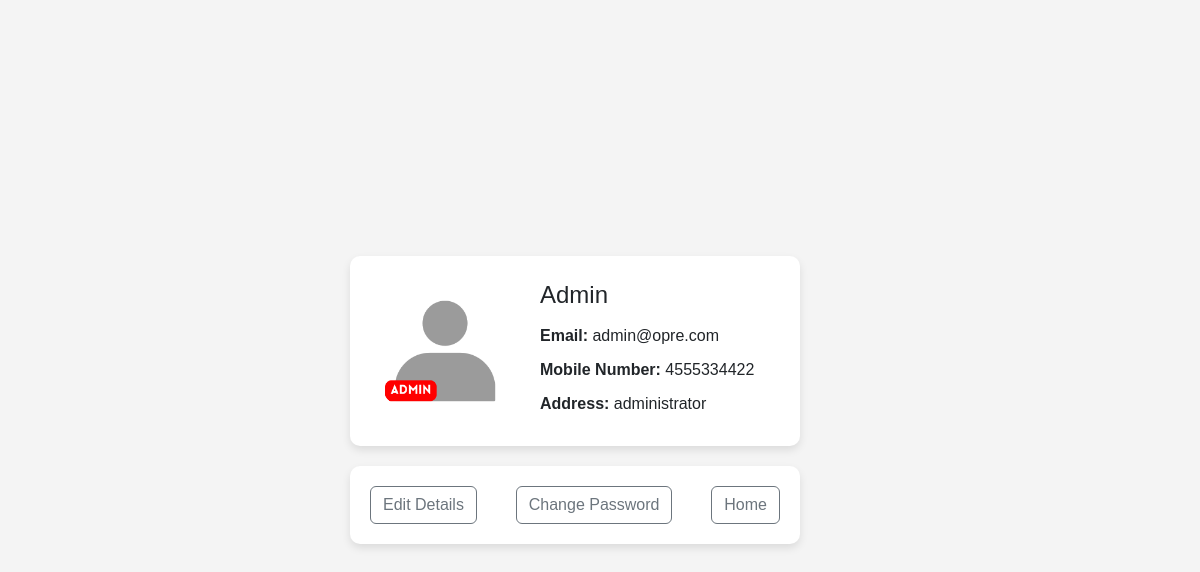
/admin/admin_profile.php (signed in), run on the app's committed database.
### tables this page shows
CREATE TABLE `users` (
  `userid` int(11) NOT NULL,
  `email` varchar(255) NOT NULL,
  `name` varchar(255) NOT NULL,
  `mob_no` varchar(15) NOT NULL,
  `address` text NOT NULL,
  `password` varchar(255) NOT NULL,
  `type` varchar(10) NOT NULL
);

### profile.php (called while the page is built, shortened)
<?php
include("connect.php");
class Profile{
    function viewProfile($uid){
        global $conn;
        $stmt = $conn->prepare("SELECT email,name,mob_no,address FROM users WHERE userid=?");
        $stmt->bind_param("s",$uid);
        $stmt->execute();
        $result = $stmt->get_result();
        if ($result->num_rows > 0){
            while ($row = $result->fetch_assoc()) {
                return $row;
            }
        }else{
            return [];
        }
    }
}
$user = new Profile();

### admin/admin_profile.php (the view, shortened to what this page needs)
<!DOCTYPE html>
<html lang="en">
<head>
    <link rel="stylesheet" href="../bootstrap/css/bootstrap.min.css">
    <link  rel="stylesheet" href="../style.css" type="text/css">
</head>
<body>
<?php
include('../profile.php');
$uid = intval($_SESSION['userid']);
$details = $user->viewProfile($uid);
?>
<div class="profile-container">
    <div class="profile-card">
    <div class="profile-photo">
        <img src="../res/user_icons/admin.png" alt="User Photo">
    </div>
    <div class="profile-details">
        <h2><?php echo $details['name']; ?></h2>
        <p><strong>Email:</strong> <?php echo $details['email']; ?></p>
        <p><strong>Mobile Number:</strong> <?php echo $details['mob_no']; ?></p>
        <p><strong>Address:</strong> <?php echo $details['address']; ?></p>
    </div>
    </div>
    <div class="profile-footer">
        <a class="btn btn-outline-secondary" href="editUser.php">Edit Details</a>
        <a class="btn btn-outline-secondary" href="changePassword.php">Change Password</a>
        <a class="btn btn-outline-secondary" href="admin_dashboard.php">Home</a>
    </div>
</div>
</body>
</html>

### style.css (style rules this page uses)
h1, h2 { margin: 1rem; }

### admin/admin_profile.php (style rules this page uses)
body { font-family: Arial, sans-serif; background-color: #f4f4f4; display: flex; justify-content: center; align-items: center; height: 100vh; margin: 0; }
.profile-container { display: flex; flex-direction: column; }
.profile-card { display: flex; background-color: #fff; padding: 20px; border-radius: 10px; box-shadow: 0 4px 8px rgba(0, 0, 0, 0.1); width: 500px; max-width: 90%; }
.profile-photo { margin-right: 20px; }
.profile-photo img { border-radius: 50%; width: 150px; height: 150px; object-fit: cover; }
.profile-details { display: flex; flex-direction: column; justify-content: center; }
.profile-details h2 { margin: 0 0 10px; font-size: 24px; }
.profile-details p { margin: 5px 0; font-size: 16px; }
.profile-footer { display: flex; justify-content: space-between; margin-top: 20px; background-color: #fff; padding: 20px; border-radius: 10px; box-shadow: 0 4px 8px rgba(0, 0, 0, 0.1); width: 500px; max-width: 90%; }

### data on the page
users: name "Admin", email "admin@opre.com", mob_no "4555334422", address "administrator"
